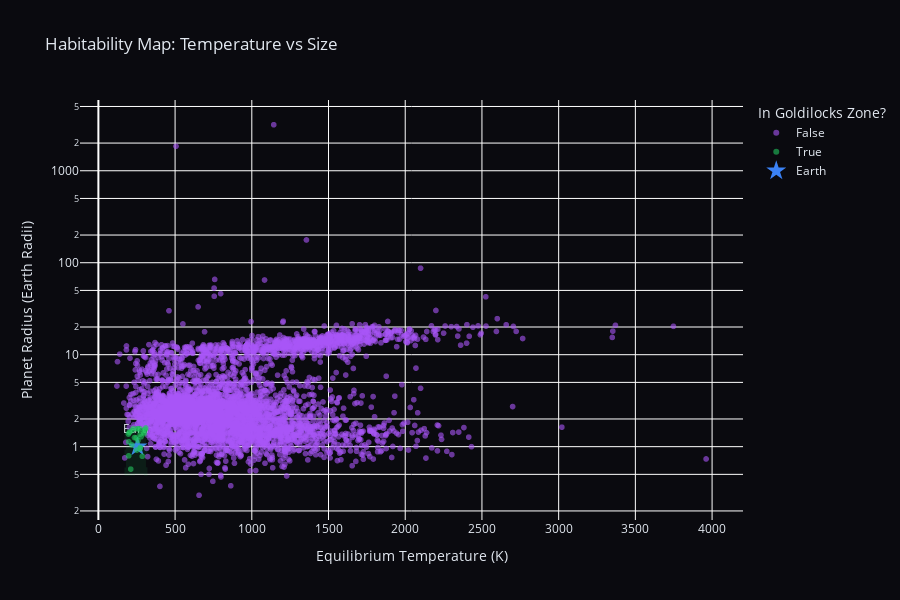

Notebook code cell kept with this figure:
### Code cell
# Visualization 3: Temperature vs size scatter plot

df_temp = df_unique[(df_unique['pl_rade'].notna()) & (df_unique['pl_eqt'].notna())].copy()
df_temp['in_goldilocks'] = (
    (df_temp['pl_rade'] >= RADIUS_MIN) & (df_temp['pl_rade'] <= RADIUS_MAX) & 
    (df_temp['pl_eqt'] >= TEMP_MIN) & (df_temp['pl_eqt'] <= TEMP_MAX))

fig = px.scatter(df_temp, x='pl_eqt', y='pl_rade', 
                 color='in_goldilocks',
                 color_discrete_map={True: COLORS['goldilocks'], False: COLORS['accent_purple']},
                 hover_name='pl_name',
                 hover_data={'pl_eqt': ':.0f', 'pl_rade': ':.2f', 'hostname': True, 'disc_year': True},
                 opacity=0.6,
                 title='Habitability Map: Temperature vs Size',
                 labels={'pl_eqt': 'Equilibrium Temperature (K)', 'pl_rade': 'Planet Radius (Earth Radii)'})

# Add Goldilocks zone box
fig.add_shape(type="rect", x0=TEMP_MIN, x1=TEMP_MAX, y0=RADIUS_MIN, y1=RADIUS_MAX,
              line=dict(color=COLORS['goldilocks'], width=3, dash="dash"),
              fillcolor=COLORS['goldilocks'], opacity=0.1)

# Add Earth marker
fig.add_trace(go.Scatter(x=[255], y=[1.0], mode='markers+text',
                         marker=dict(size=15, color=COLORS['earth_blue'], symbol='star'),
                         text=['Earth'], textposition='top center',
                         name='Earth', showlegend=True))

fig.update_layout(
    paper_bgcolor=COLORS['bg_dark'],
    plot_bgcolor=COLORS['bg_dark'],
    font=dict(color=COLORS['text_light']),
    yaxis_type="log",
    height=600,
    legend_title="In Goldilocks Zone?"
)
fig.show()

### Figure 1 — Plotly figure (JSON) as saved in the notebook; plotly's stock layout.template omitted (floating-point values rounded to 4 significant figures; data arrays with more than 128 entries replaced by an {"elided": "..."} marker saying what was removed)
{"data": [{"customdata": {"elided": "4327x2 mixed values"}, "hovertemplate": "<b>%{hovertext}</b><br><br>in_goldilocks=False<br>Equilibrium Temperature (K)=%{x:.0f}<br>Planet Radius (Earth Radii)=%{y:.2f}<br>hostname=%{customdata[0]}<br>disc_year=%{customdata[1]}<extra></extra>", "hovertext": {"elided": "4327 str values"}, "legendgroup": "False", "marker": {"color": "#a855f7", "opacity": 0.6, "symbol": "circle"}, "mode": "markers", "name": "False", "showlegend": true, "type": "scattergl", "x": {"elided": "4327 float values"}, "xaxis": "x", "y": {"elided": "4327 float values"}, "yaxis": "y"}, {"customdata": [["K2-288 B", 2018], ["K2-3", 2015], ["Kepler-1126", 2023], ["Kepler-1229", 2016], ["Kepler-1410", 2016], ["Kepler-1649", 2017], ["Kepler-1649", 2020], ["Kepler-1652", 2017], ["Kepler-296", 2014], ["Kepler-296", 2014], ["Kepler-395", 2014], ["Kepler-437", 2015], ["Kepler-438", 2015], ["Kepler-442", 2015], ["Kepler-452", 2015], ["Kepler-560", 2016], ["Kepler-62", 2013], ["LP 890-9", 2022], ["TOI-2095", 2023], ["TOI-6002", 2024], ["TOI-700", 2020], ["TOI-700", 2023], ["TRAPPIST-1", 2016], ["TRAPPIST-1", 2017], ["TRAPPIST-1", 2017], ["TRAPPIST-1", 2017]], "hovertemplate": "<b>%{hovertext}</b><br><br>in_goldilocks=True<br>Equilibrium Temperature (K)=%{x:.0f}<br>Planet Radius (Earth Radii)=%{y:.2f}<br>hostname=%{customdata[0]}<br>disc_year=%{customdata[1]}<extra></extra>", "hovertext": ["K2-288 B b", "K2-3 d", "Kepler-1126 c", "Kepler-1229 b", "Kepler-1410 b", "Kepler-1649 b", "Kepler-1649 c", "Kepler-1652 b", "Kepler-296 e", "Kepler-296 f", "Kepler-395 c", "Kepler-437 b", "Kepler-438 b", "Kepler-442 b", "Kepler-452 b", "Kepler-560 b", "Kepler-62 f", "LP 890-9 c", "TOI-2095 c", "TOI-6002 b", "TOI-700 d", "TOI-700 e", "TRAPPIST-1 d", "TRAPPIST-1 e", "TRAPPIST-1 f", "TRAPPIST-1 g"], "legendgroup": "True", "marker": {"color": "#22c55e", "opacity": 0.6, "symbol": "circle"}, "mode": "markers", "name": "True", "showlegend": true, "type": "scattergl", "x": [226.4, 300.0, 306.0, 196.0, 251.0, 211.0, 197.5, 235.5, 246.0, 200.5, 278.0, 294.0, 273.0, 260.0, 220.0, 270.0, 205.0, 272.0, 298.8, 308.9, 258.0, 272.9, 286.2, 250.5, 218.3, 197.9], "xaxis": "x", "y": [1.575, 1.52, 1.54, 1.37, 1.56, 0.57, 0.795, 1.255, 1.245, 1.42, 1.28, 1.435, 0.98, 1.56, 1.5, 1.57, 1.445, 1.367, 1.39, 1.599, 1.167, 0.9511, 0.786, 0.918, 1.045, 1.129], "yaxis": "y"}, {"marker": {"color": "#3b82f6", "size": 15, "symbol": "star"}, "mode": "markers+text", "name": "Earth", "showlegend": true, "text": ["Earth"], "textposition": "top center", "type": "scatter", "x": [255], "y": [1]}], "layout": {"font": {"color": "#e2e8f0"}, "height": 600, "legend": {"title": {"text": "In Goldilocks Zone?"}, "tracegroupgap": 0}, "paper_bgcolor": "#0a0a0f", "plot_bgcolor": "#0a0a0f", "shapes": [{"fillcolor": "#22c55e", "line": {"color": "#22c55e", "dash": "dash", "width": 3}, "opacity": 0.1, "type": "rect", "x0": 180, "x1": 310, "y0": 0.5, "y1": 1.6}], "title": {"text": "Habitability Map: Temperature vs Size"}, "xaxis": {"anchor": "y", "domain": [0, 1], "title": {"text": "Equilibrium Temperature (K)"}}, "yaxis": {"anchor": "x", "domain": [0, 1], "title": {"text": "Planet Radius (Earth Radii)"}, "type": "log"}}}
